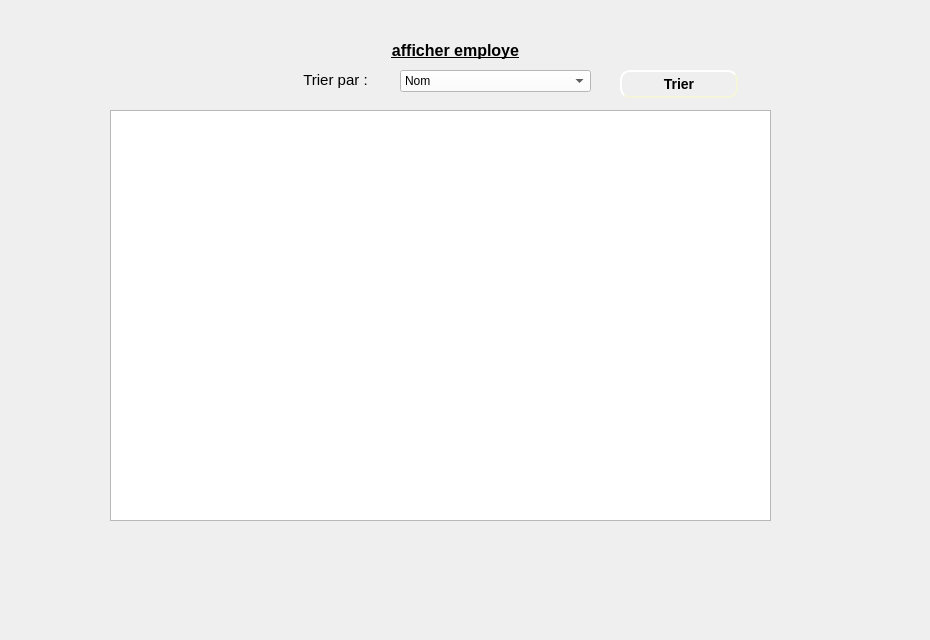
      <widget class="QWidget" name="tab_23">
       <attribute name="title">
        <string>Afficher</string>
       </attribute>
       <widget class="QLabel" name="label_176">
        <property name="geometry">
         <rect>
          <x>0</x>
          <y>0</y>
          <width>921</width>
          <height>631</height>
         </rect>
        </property>
        <property name="text">
         <string/>
        </property>
        <property name="pixmap">
         <pixmap>../../Desktop/images qt/fond.jpg</pixmap>
        </property>
        <property name="scaledContents">
         <bool>true</bool>
        </property>
       </widget>
       <widget class="QLabel" name="label_177">
        <property name="geometry">
         <rect>
          <x>0</x>
          <y>30</y>
          <width>911</width>
          <height>41</height>
         </rect>
        </property>
        <property name="text">
         <string>&lt;html&gt;&lt;head/&gt;&lt;body&gt;&lt;p align=&quot;center&quot;&gt;&lt;span style=&quot; font-size:12pt; font-weight:600; text-decoration: underline;&quot;&gt;afficher employe&lt;/span&gt;&lt;/p&gt;&lt;/body&gt;&lt;/html&gt;</string>
        </property>
       </widget>
       <widget class="QComboBox" name="comboBox_tri">
        <property name="geometry">
         <rect>
          <x>400</x>
          <y>70</y>
          <width>191</width>
          <height>22</height>
         </rect>
        </property>
        <property name="styleSheet">
         <string notr="true">background-color: rgb(255, 255, 255);</string>
        </property>
        <item>
         <property name="text">
          <string>Nom</string>
         </property>
        </item>
        <item>
         <property name="text">
          <string>Identifiant</string>
         </property>
        </item>
        <item>
         <property name="text">
          <string>Cin</string>
         </property>
        </item>
       </widget>
       <widget class="QTableView" name="tabEmploye">
        <property name="geometry">
         <rect>
          <x>110</x>
          <y>110</y>
          <width>661</width>
          <height>411</height>
         </rect>
        </property>
       </widget>
       <widget class="QPushButton" name="pushButton_triEmploye">
        <property name="geometry">
         <rect>
          <x>620</x>
          <y>70</y>
          <width>118</width>
          <height>28</height>
         </rect>
        </property>
        <property name="styleSheet">
         <string notr="true">#pushButton_triEmploye
{
	
	border-color: beige;
border-style: outset;
  border-width: 2px;
  border-radius: 10px;
  font: bold 14px;
  min-width: 6em;
  padding: 6px;

}
#pushButton_triEmploye:hover
{
	border-color: blue;
}</string>
        </property>
        <property name="text">
         <string>Trier</string>
        </property>
       </widget>
       <widget class="QLabel" name="label_166">
        <property name="geometry">
         <rect>
          <x>290</x>
          <y>60</y>
          <width>91</width>
          <height>41</height>
         </rect>
        </property>
        <property name="text">
         <string>&lt;html&gt;&lt;head/&gt;&lt;body&gt;&lt;p align=&quot;center&quot;&gt;&lt;span style=&quot; font-size:11pt;&quot;&gt;Trier par :&lt;/span&gt;&lt;/p&gt;&lt;/body&gt;&lt;/html&gt;</string>
        </property>
       </widget>
      </widget>
